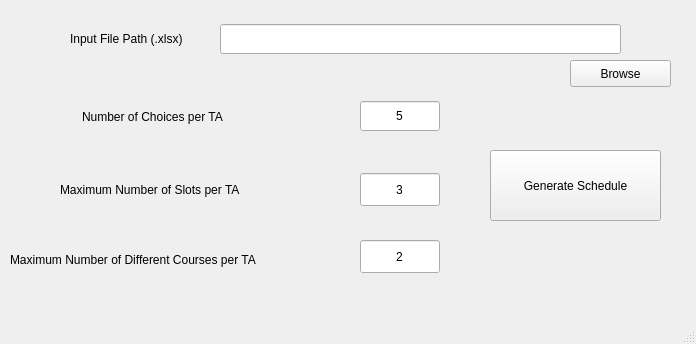
<?xml version="1.0" encoding="UTF-8"?>
<ui version="4.0">
 <class>MainWindow</class>
 <widget class="QMainWindow" name="MainWindow">
  <property name="geometry">
   <rect>
    <x>0</x>
    <y>0</y>
    <width>696</width>
    <height>344</height>
   </rect>
  </property>
  <property name="windowTitle">
   <string>MainWindow</string>
  </property>
  <widget class="QWidget" name="centralwidget">
   <widget class="QPushButton" name="btnok">
    <property name="geometry">
     <rect>
      <x>490</x>
      <y>150</y>
      <width>171</width>
      <height>71</height>
     </rect>
    </property>
    <property name="text">
     <string>Generate Schedule</string>
    </property>
   </widget>
   <widget class="QPushButton" name="btnbrowse">
    <property name="geometry">
     <rect>
      <x>570</x>
      <y>60</y>
      <width>101</width>
      <height>27</height>
     </rect>
    </property>
    <property name="text">
     <string>Browse</string>
    </property>
   </widget>
   <widget class="QLabel" name="label">
    <property name="geometry">
     <rect>
      <x>70</x>
      <y>30</y>
      <width>160</width>
      <height>17</height>
     </rect>
    </property>
    <property name="text">
     <string>Input File Path (.xlsx)</string>
    </property>
   </widget>
   <widget class="QLineEdit" name="txtpath">
    <property name="geometry">
     <rect>
      <x>220</x>
      <y>24</y>
      <width>401</width>
      <height>30</height>
     </rect>
    </property>
    <property name="text">
     <string/>
    </property>
   </widget>
   <widget class="QLabel" name="label_2">
    <property name="geometry">
     <rect>
      <x>82</x>
      <y>108</y>
      <width>190</width>
      <height>17</height>
     </rect>
    </property>
    <property name="text">
     <string>Number of Choices per TA</string>
    </property>
   </widget>
   <widget class="QLineEdit" name="txtNum">
    <property name="geometry">
     <rect>
      <x>360</x>
      <y>101</y>
      <width>80</width>
      <height>30</height>
     </rect>
    </property>
    <property name="text">
     <string>5</string>
    </property>
    <property name="alignment">
     <set>Qt::AlignCenter</set>
    </property>
   </widget>
   <widget class="QLineEdit" name="taload">
    <property name="geometry">
     <rect>
      <x>360</x>
      <y>173</y>
      <width>80</width>
      <height>33</height>
     </rect>
    </property>
    <property name="text">
     <string>3</string>
    </property>
    <property name="alignment">
     <set>Qt::AlignCenter</set>
    </property>
   </widget>
   <widget class="QLabel" name="label_3">
    <property name="geometry">
     <rect>
      <x>60</x>
      <y>180</y>
      <width>231</width>
      <height>20</height>
     </rect>
    </property>
    <property name="text">
     <string>Maximum Number of Slots per TA</string>
    </property>
   </widget>
   <widget class="QLabel" name="label_4">
    <property name="geometry">
     <rect>
      <x>10</x>
      <y>250</y>
      <width>321</width>
      <height>20</height>
     </rect>
    </property>
    <property name="text">
     <string>Maximum Number of Different Courses per TA</string>
    </property>
   </widget>
   <widget class="QLineEdit" name="tacourses">
    <property name="geometry">
     <rect>
      <x>360</x>
      <y>240</y>
      <width>80</width>
      <height>33</height>
     </rect>
    </property>
    <property name="text">
     <string>2</string>
    </property>
    <property name="alignment">
     <set>Qt::AlignCenter</set>
    </property>
   </widget>
  </widget>
  <widget class="QMenuBar" name="menubar">
   <property name="geometry">
    <rect>
     <x>0</x>
     <y>0</y>
     <width>696</width>
     <height>25</height>
    </rect>
   </property>
  </widget>
  <widget class="QStatusBar" name="statusbar"/>
 </widget>
 <resources/>
 <connections/>
</ui>
